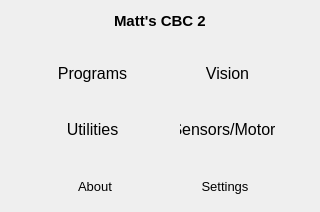
<ui version="4.0" >
 <class>MainMenu</class>
 <widget class="QWidget" name="MainMenu" >
  <property name="geometry" >
   <rect>
    <x>0</x>
    <y>0</y>
    <width>320</width>
    <height>212</height>
   </rect>
  </property>
  <property name="windowTitle" >
   <string>Form</string>
  </property>
  <layout class="QVBoxLayout" >
   <item>
    <layout class="QHBoxLayout" >
     <item>
      <spacer>
       <property name="orientation" >
        <enum>Qt::Horizontal</enum>
       </property>
       <property name="sizeHint" >
        <size>
         <width>40</width>
         <height>20</height>
        </size>
       </property>
      </spacer>
     </item>
     <item>
      <widget class="QLabel" name="label" >
       <property name="font" >
        <font>
         <pointsize>11</pointsize>
         <weight>75</weight>
         <bold>true</bold>
        </font>
       </property>
       <property name="text" >
        <string>Matt's CBC 2</string>
       </property>
      </widget>
     </item>
     <item>
      <spacer>
       <property name="orientation" >
        <enum>Qt::Horizontal</enum>
       </property>
       <property name="sizeHint" >
        <size>
         <width>40</width>
         <height>20</height>
        </size>
       </property>
      </spacer>
     </item>
    </layout>
   </item>
   <item>
    <layout class="QHBoxLayout" >
     <item>
      <spacer>
       <property name="orientation" >
        <enum>Qt::Horizontal</enum>
       </property>
       <property name="sizeHint" >
        <size>
         <width>40</width>
         <height>20</height>
        </size>
       </property>
      </spacer>
     </item>
     <item>
      <layout class="QVBoxLayout" >
       <item>
        <spacer>
         <property name="orientation" >
          <enum>Qt::Vertical</enum>
         </property>
         <property name="sizeHint" >
          <size>
           <width>20</width>
           <height>20</height>
          </size>
         </property>
        </spacer>
       </item>
       <item>
        <widget class="QPushButton" name="ui_programsButton" >
         <property name="minimumSize" >
          <size>
           <width>95</width>
           <height>30</height>
          </size>
         </property>
         <property name="maximumSize" >
          <size>
           <width>95</width>
           <height>30</height>
          </size>
         </property>
         <property name="styleSheet" >
          <string>QPushButton{
border:0px;
background-image:url(:/actions/rivet95x30L.png);
color:black;
font-size:12pt;
}
QPushButton:pressed{
border:0px;
background-image:url(:/actions/rivet95x30D.png);
color:white;
font-size:12pt;
}</string>
         </property>
         <property name="text" >
          <string>Programs</string>
         </property>
        </widget>
       </item>
       <item>
        <spacer>
         <property name="orientation" >
          <enum>Qt::Vertical</enum>
         </property>
         <property name="sizeHint" >
          <size>
           <width>20</width>
           <height>20</height>
          </size>
         </property>
        </spacer>
       </item>
       <item>
        <widget class="QPushButton" name="ui_utilitiesButton" >
         <property name="minimumSize" >
          <size>
           <width>95</width>
           <height>30</height>
          </size>
         </property>
         <property name="maximumSize" >
          <size>
           <width>95</width>
           <height>30</height>
          </size>
         </property>
         <property name="styleSheet" >
          <string>QPushButton{
border:0px;
background-image:url(:/actions/rivet95x30L.png);
color:black;
font-size:12pt;
}
QPushButton:pressed{
border:0px;
background-image:url(:/actions/rivet95x30D.png);
color:white;
font-size:12pt;
}</string>
         </property>
         <property name="text" >
          <string>Utilities</string>
         </property>
        </widget>
       </item>
       <item>
        <spacer>
         <property name="orientation" >
          <enum>Qt::Vertical</enum>
         </property>
         <property name="sizeHint" >
          <size>
           <width>20</width>
           <height>20</height>
          </size>
         </property>
        </spacer>
       </item>
      </layout>
     </item>
     <item>
      <spacer>
       <property name="orientation" >
        <enum>Qt::Horizontal</enum>
       </property>
       <property name="sizeHint" >
        <size>
         <width>40</width>
         <height>20</height>
        </size>
       </property>
      </spacer>
     </item>
     <item>
      <layout class="QVBoxLayout" >
       <item>
        <spacer>
         <property name="orientation" >
          <enum>Qt::Vertical</enum>
         </property>
         <property name="sizeHint" >
          <size>
           <width>20</width>
           <height>20</height>
          </size>
         </property>
        </spacer>
       </item>
       <item>
        <widget class="QPushButton" name="ui_visionButton" >
         <property name="minimumSize" >
          <size>
           <width>95</width>
           <height>30</height>
          </size>
         </property>
         <property name="maximumSize" >
          <size>
           <width>95</width>
           <height>30</height>
          </size>
         </property>
         <property name="styleSheet" >
          <string>QPushButton{
border:0px;
background-image:url(:/actions/rivet95x30L.png);
color:black;
font-size:12pt;
}
QPushButton:pressed{
border:0px;
background-image:url(:/actions/rivet95x30D.png);
color:white;
font-size:12pt;
}</string>
         </property>
         <property name="text" >
          <string>Vision</string>
         </property>
        </widget>
       </item>
       <item>
        <spacer>
         <property name="orientation" >
          <enum>Qt::Vertical</enum>
         </property>
         <property name="sizeHint" >
          <size>
           <width>20</width>
           <height>20</height>
          </size>
         </property>
        </spacer>
       </item>
       <item>
        <widget class="QPushButton" name="ui_sensorsmotorsButton" >
         <property name="minimumSize" >
          <size>
           <width>95</width>
           <height>30</height>
          </size>
         </property>
         <property name="maximumSize" >
          <size>
           <width>95</width>
           <height>30</height>
          </size>
         </property>
         <property name="styleSheet" >
          <string>QPushButton{
border:0px;
background-image:url(:/actions/rivet95x30L.png);
color:black;
font-size:12pt;
}
QPushButton:pressed{
border:0px;
background-image:url(:/actions/rivet95x30D.png);
color:white;
font-size:12pt;
}</string>
         </property>
         <property name="text" >
          <string>Sensors/Motors</string>
         </property>
        </widget>
       </item>
       <item>
        <spacer>
         <property name="orientation" >
          <enum>Qt::Vertical</enum>
         </property>
         <property name="sizeHint" >
          <size>
           <width>20</width>
           <height>20</height>
          </size>
         </property>
        </spacer>
       </item>
      </layout>
     </item>
     <item>
      <spacer>
       <property name="orientation" >
        <enum>Qt::Horizontal</enum>
       </property>
       <property name="sizeHint" >
        <size>
         <width>40</width>
         <height>20</height>
        </size>
       </property>
      </spacer>
     </item>
    </layout>
   </item>
   <item>
    <layout class="QHBoxLayout" >
     <item>
      <spacer>
       <property name="orientation" >
        <enum>Qt::Horizontal</enum>
       </property>
       <property name="sizeHint" >
        <size>
         <width>40</width>
         <height>20</height>
        </size>
       </property>
      </spacer>
     </item>
     <item>
      <widget class="QPushButton" name="ui_aboutButton" >
       <property name="minimumSize" >
        <size>
         <width>80</width>
         <height>30</height>
        </size>
       </property>
       <property name="maximumSize" >
        <size>
         <width>80</width>
         <height>30</height>
        </size>
       </property>
       <property name="styleSheet" >
        <string>QPushButton{
border:0px;
background-image:url(:/actions/rivet80x30L.png);
color:black;
font-size:10pt;
}
QPushButton:pressed{
border:0px;
background-image:url(:/actions/rivet80x30D.png);
color:white;
font-size:10pt;
}</string>
       </property>
       <property name="text" >
        <string>About</string>
       </property>
      </widget>
     </item>
     <item>
      <spacer>
       <property name="orientation" >
        <enum>Qt::Horizontal</enum>
       </property>
       <property name="sizeHint" >
        <size>
         <width>40</width>
         <height>20</height>
        </size>
       </property>
      </spacer>
     </item>
     <item>
      <widget class="QPushButton" name="ui_settingsButton" >
       <property name="minimumSize" >
        <size>
         <width>80</width>
         <height>30</height>
        </size>
       </property>
       <property name="maximumSize" >
        <size>
         <width>80</width>
         <height>30</height>
        </size>
       </property>
       <property name="styleSheet" >
        <string>QPushButton{
border:0px;
background-image:url(:/actions/rivet80x30L.png);
color:black;
font-size:10pt;
}
QPushButton:pressed{
border:0px;
background-image:url(:/actions/rivet80x30D.png);
color:white;
font-size:10pt;
}</string>
       </property>
       <property name="text" >
        <string>Settings</string>
       </property>
      </widget>
     </item>
     <item>
      <spacer>
       <property name="orientation" >
        <enum>Qt::Horizontal</enum>
       </property>
       <property name="sizeHint" >
        <size>
         <width>40</width>
         <height>20</height>
        </size>
       </property>
      </spacer>
     </item>
    </layout>
   </item>
  </layout>
 </widget>
 <resources/>
 <connections/>
</ui>
